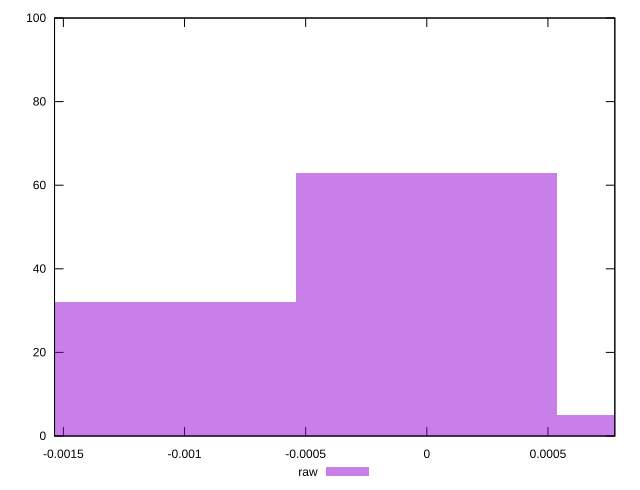

Recreate this plot in gnuplot.
reset

$raw <<EOF
-0.00107824876973329 32
0 63
0.00107824876973329 5
EOF

set key outside below
set boxwidth 0.00107824876973329
set xrange [-0.0015365206969604806:0.0007761017139963966]
set yrange [0:100]
set trange [0:100]
set style fill transparent solid 0.5 noborder
set terminal svg size 640, 490 enhanced background rgb 'white'
set output "reports/report_00032_2021-02-25T10-28-15.087Z/meta/pScore-difference/samples/agenda/raw/histogram.svg"

plot $raw title "raw" with boxes

reset
